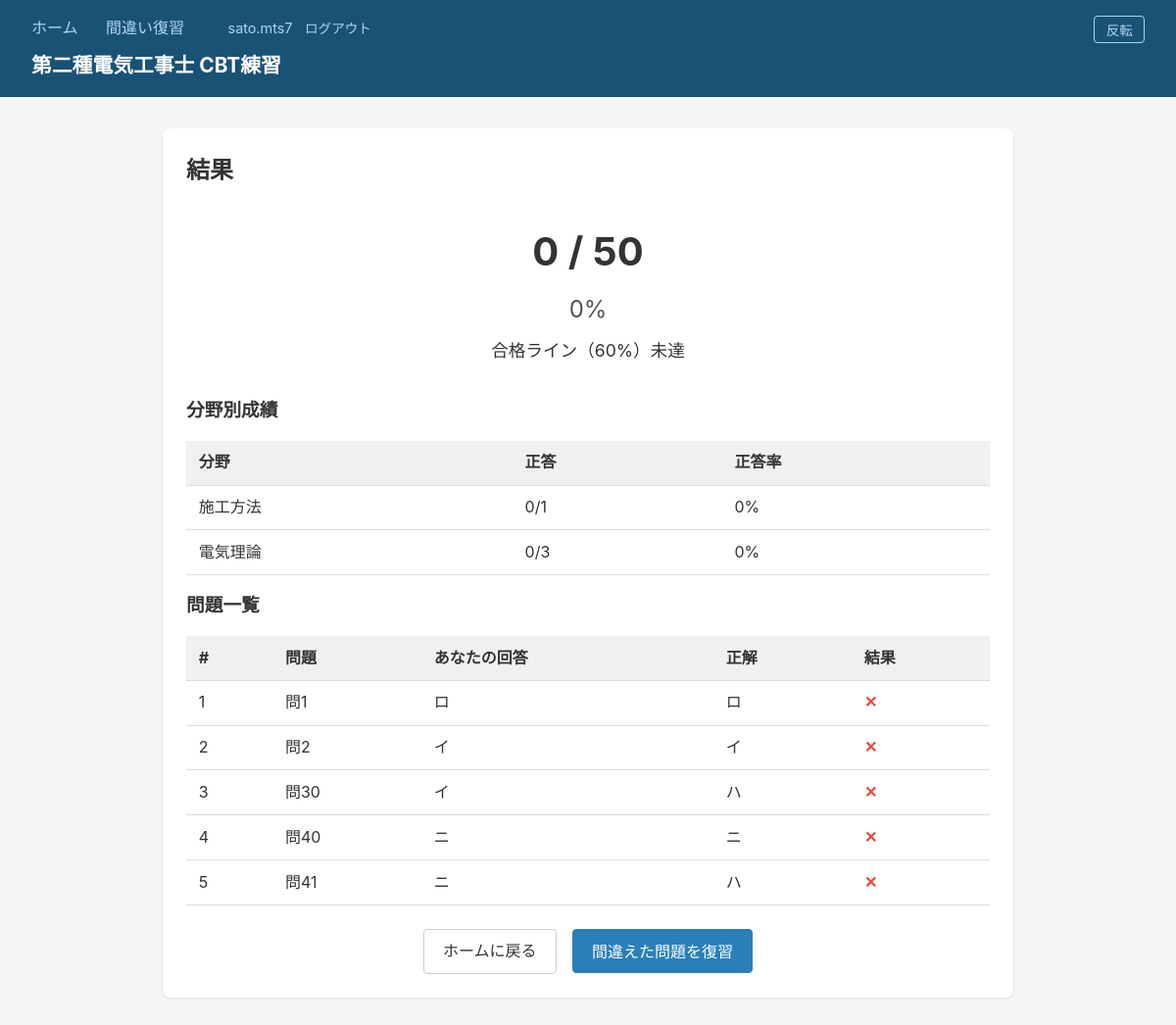
/result/4 (signed in), run on the app's committed database.
### models.py (models this page shows, shortened)
class QuizSession(db.Model):
    __tablename__ = "quiz_sessions"
    id = db.Column(db.Integer, primary_key=True)
    user_id = db.Column(db.Integer, db.ForeignKey("users.id"), nullable=True)
    category = db.Column(db.String(100), default="")
    total_count = db.Column(db.Integer, default=0)
    correct_count = db.Column(db.Integer, default=0)
    started_at = db.Column(db.DateTime, default=lambda: datetime.now(timezone.utc))
    finished_at = db.Column(db.DateTime, nullable=True)
    attempts = db.relationship("Attempt", backref="session", lazy=True)
    question_ids_json = db.Column(db.Text, default="[]")

class Attempt(db.Model):
    __tablename__ = "attempts"
    id = db.Column(db.Integer, primary_key=True)
    session_id = db.Column(db.Integer, db.ForeignKey("quiz_sessions.id"), nullable=False)
    question_id = db.Column(db.Integer, db.ForeignKey("questions.id"), nullable=False)
    selected = db.Column(db.Integer, nullable=True)  # ユーザーの選択 (0-3), null=未回答
    is_correct = db.Column(db.Boolean, nullable=True)
    created_at = db.Column(db.DateTime, default=lambda: datetime.now(timezone.utc))
    question = db.relationship("Question", lazy=True)

class Question(db.Model):
    __tablename__ = "questions"
    id = db.Column(db.Integer, primary_key=True)
    year = db.Column(db.String(4), nullable=False)
    half = db.Column(db.String(10), nullable=False)  # "upper" or "lower"
    number = db.Column(db.Integer, nullable=False)
    page = db.Column(db.Integer, nullable=False)
    question = db.Column(db.Text, nullable=False)
    choices_json = db.Column(db.Text, nullable=False)  # JSON array
    answer = db.Column(db.Integer, nullable=True)  # 0=イ, 1=ロ, 2=ハ, 3=ニ
    tags_json = db.Column(db.Text, default="[]")  # JSON array
    explanation = db.Column(db.Text, default="")
    section = db.Column(db.String(20), default="一般問題")  # 一般問題 or 配線図
    image = db.Column(db.String(200), default="")  # クロップ画像ファイル名
    __table_args__ = (
        db.UniqueConstraint("year", "half", "number", name="uq_question"),
    )
    @property
    def tags(self) -> list[str]:
        return json.loads(self.tags_json)

### app.py (the view)
    @app.route("/result/<int:session_id>")
    @login_required
    def result(session_id: int):
        quiz_session = QuizSession.query.get_or_404(session_id)
        if quiz_session.user_id and quiz_session.user_id != session["user_id"]:
            return redirect(url_for("index"))
        attempts = Attempt.query.filter_by(session_id=session_id).all()
        if not quiz_session.finished_at:
            for a in attempts:
                q = a.question
                if q.answer is not None and a.selected is not None:
                    a.is_correct = (a.selected == q.answer)
                else:
                    a.is_correct = False
            quiz_session.correct_count = sum(1 for a in attempts if a.is_correct)
            quiz_session.finished_at = datetime.now(timezone.utc)
            db.session.commit()
        tag_stats: dict[str, dict] = {}
        for a in attempts:
            q = a.question
            for tag in q.tags:
                if tag not in tag_stats:
                    tag_stats[tag] = {"total": 0, "correct": 0}
                tag_stats[tag]["total"] += 1
                if a.is_correct:
                    tag_stats[tag]["correct"] += 1
        return render_template(
            "result.html",
            quiz_session=quiz_session,
            attempts=attempts,
            tag_stats=tag_stats,
        )

### app.py (called while the page is built)
def login_required(f):
    @functools.wraps(f)
    def decorated(*args, **kwargs):
        if "user_id" not in session:
            return redirect(url_for("login"))
        return f(*args, **kwargs)
    return decorated

### templates/result.html (shortened to what this page needs)
{% extends "base.html" %}
{% block content %}
<div class="result-container">
    <h2>結果</h2>
    <div class="result-summary">
        <div class="score">
            <span class="score-num">{{ quiz_session.correct_count }}</span>
            <span class="score-sep">/</span>
            <span class="score-den">{{ quiz_session.total_count }}</span>
        </div>
        <div class="score-percent">
            {{ (quiz_session.correct_count / quiz_session.total_count * 100)|round|int if quiz_session.total_count else 0 }}%
        </div>
        <p class="pass-line">
            {% if quiz_session.total_count and (quiz_session.correct_count / quiz_session.total_count) >= 0.6 %}
                合格ライン（60%）クリア
            {% else %}
                合格ライン（60%）未達
            {% endif %}
        </p>
    </div>
    {% if tag_stats %}
    <h3>分野別成績</h3>
    <table>
        <thead>
            <tr><th>分野</th><th>正答</th><th>正答率</th></tr>
        </thead>
        <tbody>
            {% for tag, stats in tag_stats.items()|sort %}
            <tr>
                <td>{{ tag }}</td>
                <td>{{ stats.correct }}/{{ stats.total }}</td>
                <td>{{ (stats.correct / stats.total * 100)|round|int if stats.total else 0 }}%</td>
            </tr>
            {% endfor %}
        </tbody>
    </table>
    {% endif %}
    <h3>問題一覧</h3>
    <table>
        <thead>
            <tr><th>#</th><th>問題</th><th>あなたの回答</th><th>正解</th><th>結果</th></tr>
        </thead>
        <tbody>
            {% set labels = ["イ", "ロ", "ハ", "ニ"] %}
            {% for a in attempts %}
            <tr class="{{ 'correct' if a.is_correct else 'wrong' }}">
                <td>{{ loop.index }}</td>
                <td>問{{ a.question.number }}</td>
                <td>{{ labels[a.selected] if a.selected is not none else "未回答" }}</td>
                <td>{{ labels[a.question.answer] if a.question.answer is not none else "?" }}</td>
                <td>{{ "○" if a.is_correct else "✕" }}</td>
            </tr>
            {% endfor %}
        </tbody>
    </table>
    <div class="result-actions">
        <a href="{{ url_for('index') }}" class="btn">ホームに戻る</a>
        <form action="{{ url_for('quiz_start') }}" method="post" style="display:inline">
            <button type="submit" class="btn btn-primary">間違えた問題を復習</button>
        </form>
    </div>
</div>
{% endblock %}

### static/style.css (style rules this page uses)
* { box-sizing: border-box; margin: 0; padding: 0; }
body { font-family: -apple-system, BlinkMacSystemFont, "Hiragino Kaku Gothic ProN", "Segoe UI", sans-serif; background: #f5f5f5; color: #333; line-height: 1.6; }
.btn { display: inline-block; padding: 0.6rem 1.2rem; border: 1px solid #ccc; border-radius: 4px; background: white; color: #333; text-decoration: none; cursor: pointer; font-size: 1rem; }
.btn-primary { background: #2980b9; color: white; border-color: #2980b9; }
table { width: 100%; border-collapse: collapse; margin: 1rem 0; }
th, td { padding: 0.6rem 0.8rem; border-bottom: 1px solid #ddd; text-align: left; }
th { background: #f0f0f0; font-weight: bold; }
tr.wrong td:last-child { color: #e74c3c; font-weight: bold; }
.start-form, .history, .review-container, .result-container { background: white; border-radius: 8px; padding: 1.5rem; margin-bottom: 1.5rem; box-shadow: 0 1px 3px rgba(0,0,0,0.1); }
.result-summary { text-align: center; margin: 2rem 0; }
.score { font-size: 2.5rem; font-weight: bold; }
.score-percent { font-size: 1.5rem; color: #555; margin: 0.5rem 0; }
.pass-line { font-size: 1.1rem; margin-top: 0.5rem; }
.result-actions { margin-top: 1.5rem; display: flex; gap: 1rem; justify-content: center; }

### data on the page
QuizSession: correct_count "0", total_count "50", total_count+correct_count "0"
Attempt: question.number "1", selected "ロ", is_correct "✕"
Question: answer "ロ"
Attempt: question.number "2", selected "イ", is_correct "✕"
Question: answer "イ"
Attempt: question.number "30", selected "イ", is_correct "✕"
Question: answer "ハ"
Attempt: question.number "40", selected "ニ", is_correct "✕"
Question: answer "ニ"
Attempt: question.number "41", selected "ニ", is_correct "✕"
Question: answer "ハ"

### other printed values
{{ session['username'] }} "sato.mts7"
{{ tag }} "施工方法" "電気理論"
{{ stats.correct }} "0" "0"
{{ stats.total }} "1" "3"
{{ (stats.correct / stats.total * 100)|round|int if stats.total else 0 }} "0" "0"
